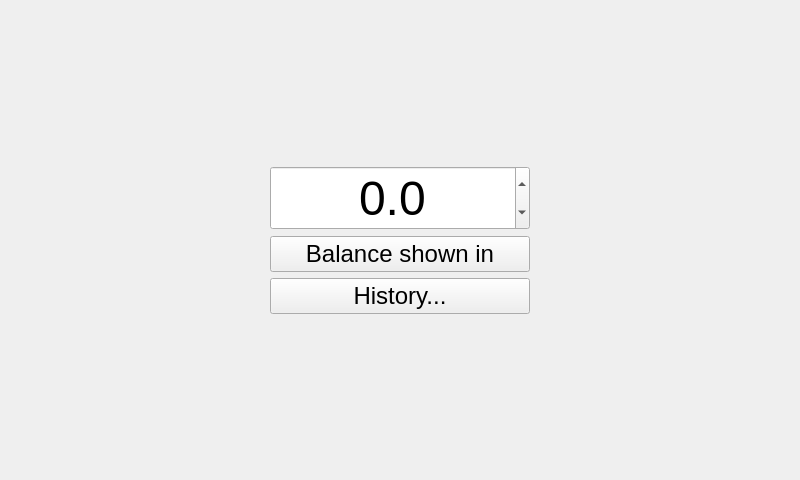
<?xml version="1.0" encoding="UTF-8"?>
<ui version="4.0">
 <class>BalanceWindow</class>
 <widget class="QWidget" name="BalanceWindow">
  <property name="geometry">
   <rect>
    <x>0</x>
    <y>0</y>
    <width>800</width>
    <height>480</height>
   </rect>
  </property>
  <property name="windowTitle">
   <string>Balance</string>
  </property>
  <layout class="QGridLayout" name="gridLayout">
   <item row="0" column="1">
    <spacer name="verticalSpacer_2">
     <property name="orientation">
      <enum>Qt::Vertical</enum>
     </property>
     <property name="sizeHint" stdset="0">
      <size>
       <width>20</width>
       <height>171</height>
      </size>
     </property>
    </spacer>
   </item>
   <item row="4" column="1">
    <spacer name="verticalSpacer">
     <property name="orientation">
      <enum>Qt::Vertical</enum>
     </property>
     <property name="sizeHint" stdset="0">
      <size>
       <width>20</width>
       <height>171</height>
      </size>
     </property>
    </spacer>
   </item>
   <item row="1" column="1">
    <widget class="QDoubleSpinBox" name="balanceEdit">
     <property name="font">
      <font>
       <pointsize>36</pointsize>
      </font>
     </property>
     <property name="alignment">
      <set>Qt::AlignCenter</set>
     </property>
     <property name="decimals">
      <number>1</number>
     </property>
     <property name="minimum">
      <double>-100.000000000000000</double>
     </property>
     <property name="maximum">
      <double>1000.000000000000000</double>
     </property>
    </widget>
   </item>
   <item row="1" column="0">
    <spacer name="horizontalSpacer">
     <property name="orientation">
      <enum>Qt::Horizontal</enum>
     </property>
     <property name="sizeHint" stdset="0">
      <size>
       <width>40</width>
       <height>20</height>
      </size>
     </property>
    </spacer>
   </item>
   <item row="1" column="2">
    <spacer name="horizontalSpacer_2">
     <property name="orientation">
      <enum>Qt::Horizontal</enum>
     </property>
     <property name="sizeHint" stdset="0">
      <size>
       <width>40</width>
       <height>20</height>
      </size>
     </property>
    </spacer>
   </item>
   <item row="2" column="1">
    <widget class="QMaemo5ValueButton" name="balanceUnitButton">
     <property name="sizePolicy">
      <sizepolicy hsizetype="Expanding" vsizetype="Fixed">
       <horstretch>0</horstretch>
       <verstretch>0</verstretch>
      </sizepolicy>
     </property>
     <property name="font">
      <font>
       <family>Arial</family>
       <pointsize>18</pointsize>
      </font>
     </property>
     <property name="text">
      <string>Balance shown in</string>
     </property>
    </widget>
   </item>
   <item row="3" column="1">
    <widget class="QPushButton" name="historyButton">
     <property name="font">
      <font>
       <family>Arial</family>
       <pointsize>18</pointsize>
      </font>
     </property>
     <property name="text">
      <string>History...</string>
     </property>
    </widget>
   </item>
  </layout>
 </widget>
 <customwidgets>
  <customwidget>
   <class>QMaemo5ValueButton</class>
   <extends>QPushButton</extends>
   <header location="global">qmaemo5valuebutton.h</header>
  </customwidget>
 </customwidgets>
 <resources/>
 <connections/>
</ui>
